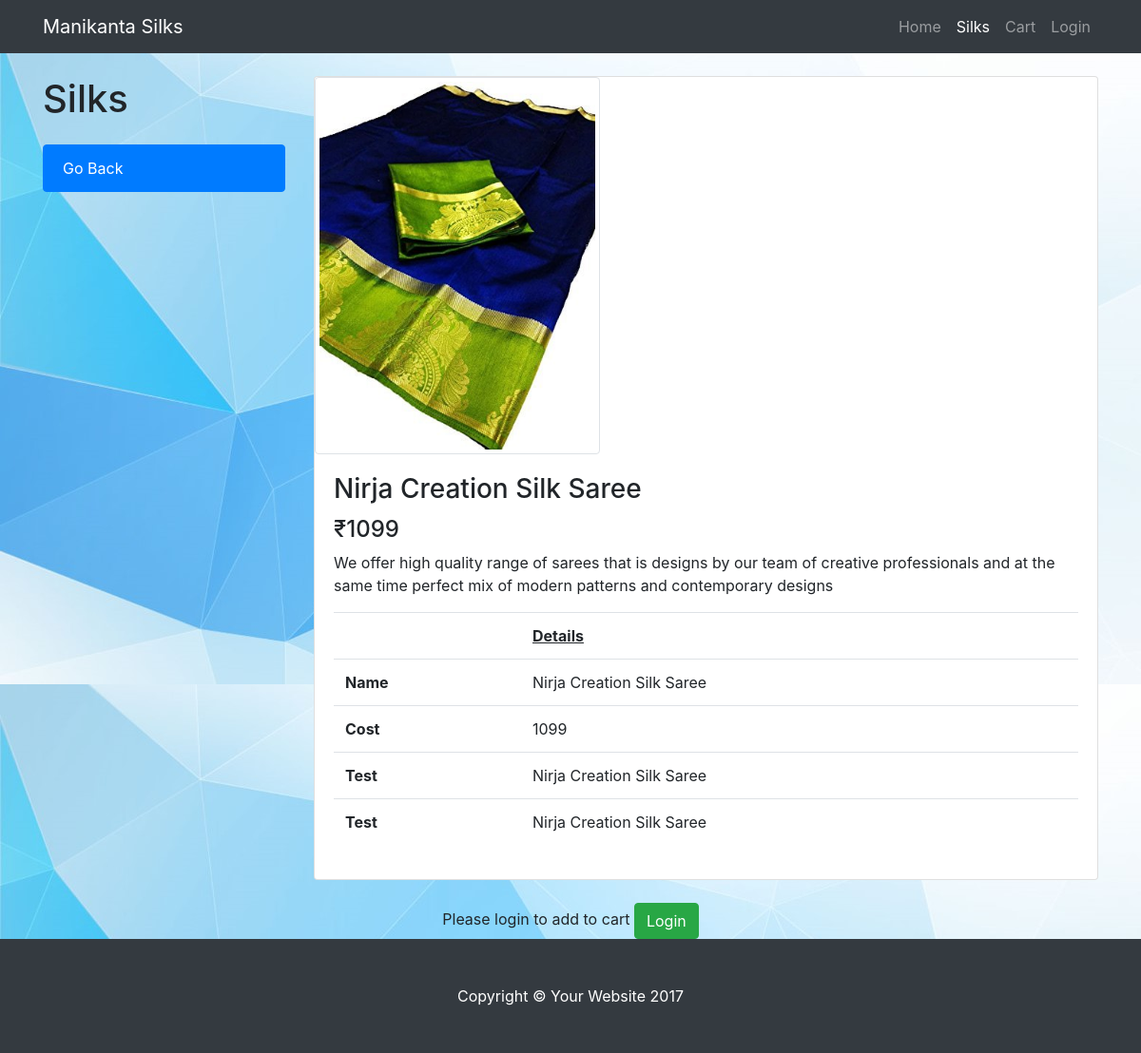
Page /cloth.php?bk=1 on the committed database.
### tables this page shows
CREATE TABLE `cloth` (
  `id` int(25) NOT NULL,
  `name` varchar(255) NOT NULL,
  `catid` int(25) NOT NULL,
  `cost` int(25) NOT NULL,
  `imgurl` varchar(255) NOT NULL,
  `dsc` varchar(1024) NOT NULL
);

### cloth.php (the view, shortened to what this page needs)
<?php
include 'db.php';
?>
<!DOCTYPE html>
<html lang="en">
  <head>
    <link href="vendor/bootstrap/css/bootstrap.min.css" rel="stylesheet">
    <link href="css/shop-homepage.css" rel="stylesheet">
  </head>
  <body>
    <nav class="navbar navbar-expand-lg navbar-dark bg-dark fixed-top">
      <div class="container">
        <a class="navbar-brand" href="index.php">Manikanta Silks</a>
        <div class="collapse navbar-collapse" id="navbarResponsive">
          <ul class="navbar-nav ml-auto">
            <li class="nav-item">
              <a class="nav-link" href="index.php">Home
              </a>
            </li>
            <li class="nav-item active">
              <a class="nav-link" href="clothes.php">Silks</a>
            </li>
                        <li class="nav-item">
              <a class="nav-link" href="cart.php">Cart</a>
            </li>
            <?php if(isset($_SESSION['puser'])){
              echo '     <li class="nav-item dropdown">
        <button class="dropdown-toggle" data-toggle="dropdown" href="#">Hello,'.strtoupper($_SESSION['puser']).'
        <span class="caret"></span></button>
        <ul class="dropdown-menu">
          <li><a href="logout.php">Logout</a></li>
        </ul>
      </li>';
            }
            else{
              echo '<li class="nav-item">
              <a class="nav-link" href="login.php">Login</a>
            </li>';
            }
              ?>
          </ul>
        </div>
      </div>
    </nav>
<?php
if(isset($_GET['bk'])){
  $bk=$_GET['bk'];
  $q=$mysqli->query("select * from cloth where id=$bk");
  while($qu=mysqli_fetch_array($q)){
    echo '
    <div class="container">
      <div class="row">
       <div class="col-lg-3">
          <h1 class="my-4">Silks</h1>
          <div class="list-group">
            <a href="clothes.php" class="list-group-item active">Go Back</a>
          </div>
        </div>
        <div class="col-lg-9">
          <div class="card mt-4">
            <img class="img-thumbnail" src="'.$qu['imgurl'].'" alt="">
            <div class="card-body">
              <h3 class="card-title">'.$qu['name'].'</h3>
              <h4>₹'.$qu['cost'].'</h4>
              <p class="card-text">'.$qu['dsc'].'</p>
              <!--<span class="text-warning">&#9733; &#9733; &#9733; &#9733; &#9734;</span>
              4.0 stars-->
              <table class="table table-hover">
              <tr><td></td><th><u>Details</u></th></tr>
              <tr><th>Name</th><td>'.$qu['name'].'</td></tr>
              <tr><th>Cost</th><td>'.$qu['cost'].'</td></tr>
              <tr><th>Test</th><td>'.$qu['name'].'</td></tr>
              <tr><th>Test</th><td>'.$qu['name'].'</td></tr>
              </table>
            </div>
          </div>
                  </div>
      </div>
    </div>
    ';
        }
      }
?><br>
        <center>
         <?php if(!isset($_SESSION['puser'])){
           echo ' Please login to add to cart
            <a href="login.php?a=bk&bk='.$bk.'" class="btn btn-success">Login</a><br> ';
          }
          ?>
          </center>
    <footer class="py-5 bg-dark">
      <div class="container">
        <p class="m-0 text-center text-white">Copyright &copy; Your Website 2017</p>
      </div>
    </footer>
  </body>
</html>

### css/shop-homepage.css (style rules this page uses)
body { padding-top: 54px; }
@media (min-width: 992px) { body { padding-top: 56px; } }

### cloth.php (style rules this page uses)
img { border: 1px solid #ddd; border-radius: 4px; padding: 15px; width: 300px; }
body { background-image: url("images/7243-01-low-poly-background-16x9-1.jpg"); }

### rows in the picture
cloth: imgurl (picture), name "Nirja Creation Silk Saree", cost "1099", dsc "We offer high quality range of sarees that is designs by our team of creative professionals and at the same time perfect mix of modern patterns and contemporary designs"
